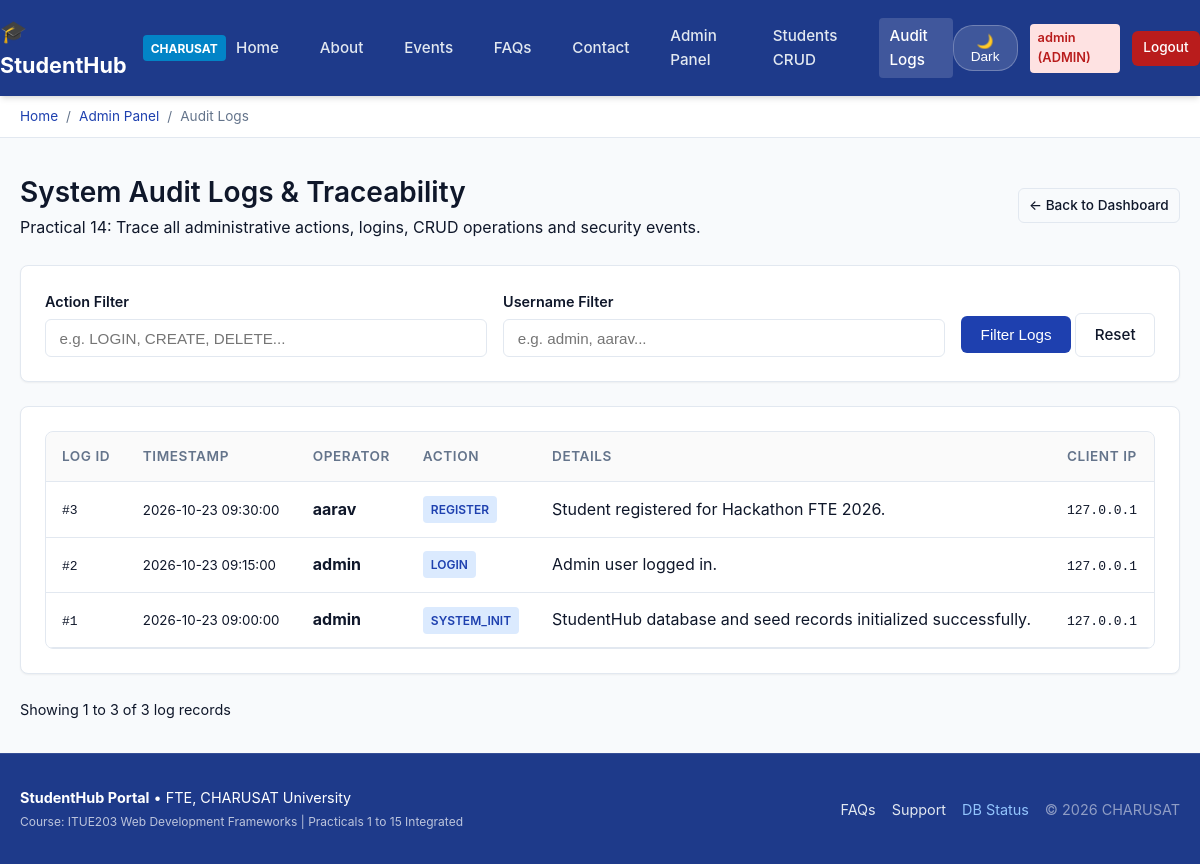
The app's page /admin/audit-logs.php (signed in) with its own data.
### tables this page shows
CREATE TABLE IF NOT EXISTS `audit_logs` (
  `id` INT UNSIGNED NOT NULL AUTO_INCREMENT,
  `user_id` INT UNSIGNED NULL,
  `username` VARCHAR(50) NOT NULL,
  `action` VARCHAR(100) NOT NULL,
  `details` TEXT NULL,
  `ip_address` VARCHAR(45) NULL,
  `created_at` TIMESTAMP NOT NULL DEFAULT CURRENT_TIMESTAMP,
  PRIMARY KEY (`id`),
  KEY `idx_audit_logs_action` (`action`),
  KEY `idx_audit_logs_created_at` (`created_at`)
);

### admin/audit-logs.php (the view, shortened to what this page needs)
<?php
require_once __DIR__ . '/../includes/auth.php';
$actionFilter = trim($_GET['action'] ?? '');
$userFilter = trim($_GET['user'] ?? '');
$page = max(1, (int)($_GET['page'] ?? 1));
$limit = 12;
$offset = ($page - 1) * $limit;
$where = [];
$params = [];
$types = '';
$whereSql = $where ? 'WHERE ' . implode(' AND ', $where) : '';
$countStmt = $conn->prepare("SELECT COUNT(*) FROM audit_logs {$whereSql}");
$countStmt->execute();
$totalLogs = (int)$countStmt->get_result()->fetch_row()[0];
$dataQuery = "SELECT * FROM audit_logs {$whereSql} ORDER BY id DESC LIMIT ? OFFSET ?";
$paramsData = $params;
$paramsData[] = $limit;
$paramsData[] = $offset;
$typesData = $types . 'ii';
$dataStmt = $conn->prepare($dataQuery);
$dataStmt->bind_param($typesData, ...$paramsData);
$dataStmt->execute();
$logs = $dataStmt->get_result()->fetch_all(MYSQLI_ASSOC);
require_once __DIR__ . '/../includes/header.php';
?>
<div style="display:flex; justify-content:space-between; align-items:center; margin-bottom:1.5rem; flex-wrap:wrap; gap:1rem;">
    <div>
        <h1 class="card-title" style="font-size:1.75rem; margin:0;">System Audit Logs & Traceability</h1>
        <p class="text-muted">Practical 14: Trace all administrative actions, logins, CRUD operations and security events.</p>
    </div>
    <div>
        <a href="dashboard.php" class="btn btn-outline btn-sm">&larr; Back to Dashboard</a>
    </div>
</div>
<div class="card p-3 mb-4" style="margin-bottom:1.5rem;">
    <form method="GET" action="audit-logs.php" style="display:flex; gap:1rem; flex-wrap:wrap; align-items:flex-end;">
        <div style="flex:1; min-width:180px;">
            <label class="form-label" for="action">Action Filter</label>
            <input type="text" id="action" name="action" class="form-control" placeholder="e.g. LOGIN, CREATE, DELETE..." value="<?= htmlspecialchars($actionFilter) ?>">
        </div>
        <div style="flex:1; min-width:180px;">
            <label class="form-label" for="user">Username Filter</label>
            <input type="text" id="user" name="user" class="form-control" placeholder="e.g. admin, aarav..." value="<?= htmlspecialchars($userFilter) ?>">
        </div>
        <div>
            <button type="submit" class="btn btn-primary">Filter Logs</button>
            <a href="audit-logs.php" class="btn btn-outline">Reset</a>
        </div>
    </form>
</div>
<div class="card p-0" style="overflow:hidden;">
    <div class="table-responsive">
        <table class="data-table">
            <thead>
                <tr>
                    <th>Log ID</th>
                    <th>Timestamp</th>
                    <th>Operator</th>
                    <th>Action</th>
                    <th>Details</th>
                    <th>Client IP</th>
                </tr>
            </thead>
            <tbody>
                <?php if (empty($logs)): ?>
                    <tr>
                        <td colspan="6" style="text-align:center; padding:2rem;" class="text-muted">No audit logs matching query.</td>
                    </tr>
                <?php else: ?>
                    <?php foreach ($logs as $l): ?>
                        <tr>
                            <td><code>#<?= $l['id'] ?></code></td>
                            <td><small><?= $l['created_at'] ?></small></td>
                            <td><strong><?= htmlspecialchars($l['username']) ?></strong></td>
                            <td>
                                <span class="badge <?= str_contains($l['action'], 'DELETE') ? 'badge-danger' : (str_contains($l['action'], 'CREATE') ? 'badge-success' : 'badge-primary') ?>">
                                    <?= htmlspecialchars($l['action']) ?>
                                </span>
                            </td>
                            <td><?= htmlspecialchars($l['details']) ?></td>
                            <td><code><?= htmlspecialchars($l['ip_address']) ?></code></td>
                        </tr>
                    <?php endforeach; ?>
                <?php endif; ?>
            </tbody>
        </table>
    </div>
</div>
<div style="display:flex; justify-content:space-between; align-items:center; margin-top:1.5rem;">
    <span class="text-muted" style="font-size:0.9rem;">
        Showing <?= min($offset + 1, $totalLogs) ?> to <?= min($offset + $limit, $totalLogs) ?> of <?= $totalLogs ?> log records
    </span>
</div>
<?php require_once __DIR__ . '/../includes/footer.php'; ?>

### css/style.css (style rules this page uses)
:root { --primary: #1e40af; --primary-hover: #1d4ed8; --secondary: #475569; --accent: #0284c7; --success: #15803d; --danger: #b91c1c; --warning: #b45309; --bg-main: #f8fafc; --bg-card: #ffffff; --text-main: #0f172a; --text-muted: #64748b; --border-color: #e2e8f0; --nav-bg: #1e3a8a; --nav-text: #ffffff; --shadow-sm: 0 1px 2px rgba(0,0,0,0.05); --shadow-md: 0 4px 6px -1px rgba(0,0,0,0.1), 0 2px 4px -2px rgba(0,0,0,0.1); --shadow-lg: 0 10px 15px -3px rgba(0,0,0,0.1), 0 4px 6px -4px rgba(0,0,0,0.1); --radius: 8px; --font-family: -apple-system, BlinkMacSystemFont, "Segoe UI", Roboto, Oxygen, Ubuntu, Cantarell, "Helvetica Neue", sans-serif; }
* { box-sizing: border-box; margin: 0; padding: 0; }
body { font-family: var(--font-family); background-color: var(--bg-main); color: var(--text-main); line-height: 1.6; min-height: 100vh; display: flex; flex-direction: column; transition: background-color 0.25s ease, color 0.25s ease; }
.card { background-color: var(--bg-card); border: 1px solid var(--border-color); border-radius: var(--radius); padding: 1.5rem; box-shadow: var(--shadow-sm); transition: transform 0.2s, box-shadow 0.2s; }
.card-title { font-size: 1.25rem; font-weight: 600; margin-bottom: 0.75rem; color: var(--text-main); }
.btn { display: inline-flex; align-items: center; justify-content: center; gap: 0.5rem; padding: 0.55rem 1.15rem; font-size: 0.95rem; font-weight: 500; border-radius: 6px; cursor: pointer; border: 1px solid transparent; text-decoration: none; transition: all 0.2s; }
.btn-primary { background-color: var(--primary); color: #ffffff; }
.btn-outline { background: transparent; border-color: var(--border-color); color: var(--text-main); }
.btn-sm { padding: 0.35rem 0.65rem; font-size: 0.85rem; }
.table-responsive { width: 100%; overflow-x: auto; border: 1px solid var(--border-color); border-radius: var(--radius); background: var(--bg-card); }
.data-table { width: 100%; border-collapse: collapse; text-align: left; }
.data-table th, .data-table td { padding: 0.85rem 1rem; border-bottom: 1px solid var(--border-color); }
.data-table th { background-color: rgba(0,0,0,0.02); color: var(--text-muted); font-weight: 600; font-size: 0.85rem; text-transform: uppercase; letter-spacing: 0.04em; }
.form-label { display: block; font-weight: 600; margin-bottom: 0.4rem; font-size: 0.9rem; }
.form-control { width: 100%; padding: 0.6rem 0.85rem; font-size: 0.95rem; background-color: var(--bg-card); color: var(--text-main); border: 1px solid var(--border-color); border-radius: 6px; transition: border-color 0.2s, box-shadow 0.2s; }
.badge { display: inline-block; padding: 0.25rem 0.5rem; font-size: 0.75rem; font-weight: 600; border-radius: 4px; }
.badge-primary { background: #dbeafe; color: #1e40af; }

### records on screen
audit_logs: id "3", created_at "2026-10-23 09:30:00", username "aarav", action "REGISTER", details "Student registered for Hackathon FTE 2026.", ip_address "127.0.0.1"
audit_logs: id "2", created_at "2026-10-23 09:15:00", username "admin", action "LOGIN", details "Admin user logged in.", ip_address "127.0.0.1"
audit_logs: id "1", created_at "2026-10-23 09:00:00", username "admin", action "SYSTEM_INIT", details "StudentHub database and seed records initialized successfully.", ip_address "127.0.0.1"

### other values on screen
current_username() "admin"
current_user_role() "ADMIN"
$name "Admin Panel"
$name "Audit Logs"
min($offset + 1, $totalLogs) "1"
min($offset + $limit, $totalLogs) "3"
$totalLogs "3"
